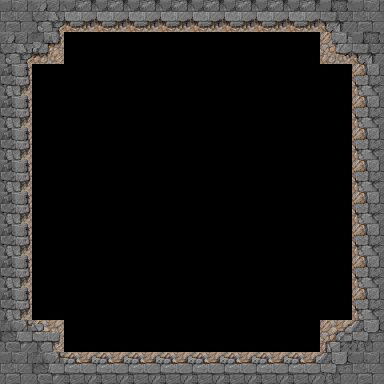

This game map was drawn from its Tiled (.tmx) file and the tilesets committed beside it. A one-line description and the trimmed map source follow:
An orthogonal 12x12 tile map with 32x32 px tiles, 1 tile layer (Tile Layer 1) and 1 object.

<map version="1.0" orientation="orthogonal" renderorder="right-down" width="12" height="12" tilewidth="32" tileheight="32" nextobjectid="2">
 <tileset firstgid="1" name="main" tilewidth="32" tileheight="32" tilecount="256" columns="16">
  <image source="tileset.png" width="512" height="512" />
 </tileset>
 <layer name="Tile Layer 1" width="12" height="12">
  <data>[144 cells, 48 non-empty, 13 distinct tile ids]</data>
 </layer>
 <objectgroup name="collosin layer">
  <object id="1" x="32" y="62">
   <polyline points="0,0 32,-30 286,-30 318,2 319,256 286,290 31,289 1,258 0,-1" />
  </object>
 </objectgroup>
</map>
